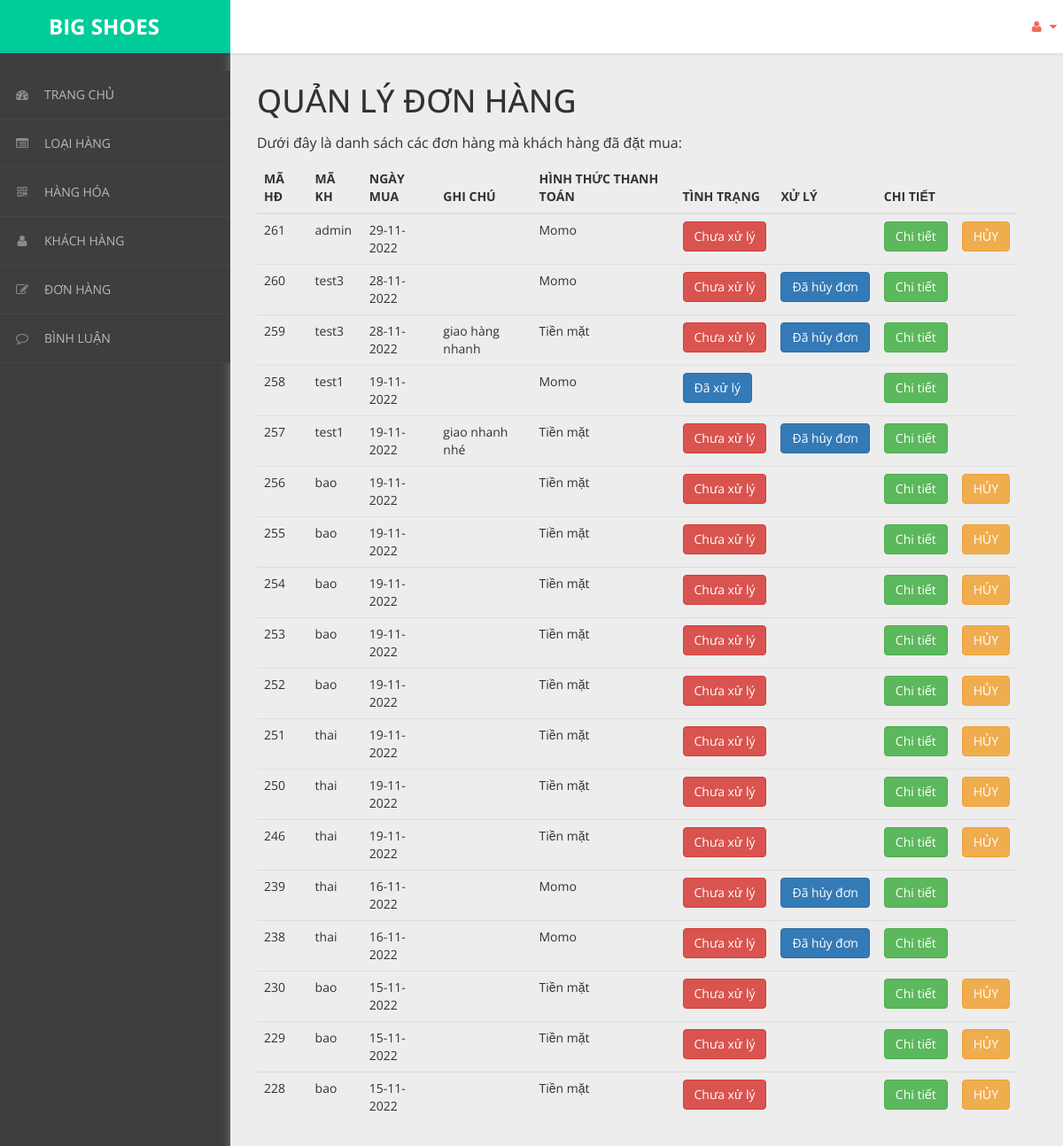
The app's page /admin/content/hoa-don/hoa-don-list.php with its own data.
### tables this page shows
CREATE TABLE `hoa_don` (
  `ma_hd` int(11) NOT NULL,
  `ngay_mua` varchar(20) NOT NULL,
  `ghi_chu` varchar(50) NOT NULL,
  `tinh_trang` varchar(20) NOT NULL DEFAULT '0',
  `ma_kh` varchar(50) NOT NULL,
  `thanh_toan` varchar(50) NOT NULL,
  `huy_don` int(11) NOT NULL,
  `ly_do` varchar(255) NOT NULL,
  `ma_ql` varchar(20) NOT NULL
);

### admin/dao/pdo.php (called while the page is built, shortened)
<?php
    function pdo_get_connection(){
        $pdo = new PDO("mysql:host=localhost;dbname=bigshoes",'root','');
        $pdo->setAttribute(PDO::ATTR_ERRMODE, PDO::ERRMODE_EXCEPTION);
        return $pdo;
    }
    function pdo_query($sql){
        $sql_args = array_slice(func_get_args(),1);
        try{
            $conn = pdo_get_connection();
            $stmt = $conn ->prepare($sql);
            $stmt -> execute($sql_args);
            $rows = $stmt -> fetchAll();
            return $rows;
        }catch(PDOException $e){
            throw $e;
        }finally{
            unset($conn);
        }
    }
    ?>

### admin/dao/hoa-don.php (called while the page is built, shortened)
<?php
require_once('pdo.php');
function hoa_don_select_all()
{
    $sql = "SELECT * FROM hoa_don ORDER BY ma_hd DESC";
    return pdo_query($sql);
}

### admin/content/hoa-don/hoa-don-list.php (the view, shortened to what this page needs)
<!DOCTYPE html>
<html xmlns="http://www.w3.org/1999/xhtml">
<head>
    <link href="../../../css/admin/css/bootstrap.css" rel="stylesheet" />
    <link href="../../../css/admin/css/font-awesome.css" rel="stylesheet" />
    <link href="../../../css/admin/css/custom-styles.css" rel="stylesheet" />
</head>
<body>
    <div id="wrapper">
        <nav class="navbar navbar-default top-navbar" role="navigation">
            <div class="navbar-header">
                <a class="navbar-brand" href="../../../../bigshoes/trang-chinh/" style="background:#00CC99;">
                    <strong style="margin-left: 40px;">BIG SHOES</strong></a>
            </div>
            <ul class="nav navbar-top-links navbar-right">
                <li class="dropdown">
                    <a class="dropdown-toggle" data-toggle="dropdown" href="#" aria-expanded="false">
                        <i class="fa fa-user fa-fw"></i> <i class="fa fa-caret-down"></i>
                    </a>
                </li>
            </ul>
        </nav>
        <nav class="navbar-default navbar-side" role="navigation">
            <div class="sidebar-collapse">
                <ul class="nav" id="main-menu">
                    <li>
                        <a href="../thong-ke/thong-ke-list.php"><i class="fa fa-dashboard"></i>TRANG CHỦ</a>
                    </li>
                    <li>
                        <a href="../loai-hang/loai-hang-list.php"><i class="fa fa-list-alt" aria-hidden="true"></i>LOẠI HÀNG</a>
                    </li>
                    <li>
                        <a href="../hang-hoa/hang-hoa-list.php"><i class="fa fa-qrcode"></i>HÀNG HÓA</a>
                    </li>
                    <li>
                        <a href="../khach-hang/khach-hang-list.php"><i class="fa fa-user"></i>KHÁCH HÀNG</a>
                    </li>
                    <li>
                        <a href="../hoa-don/hoa-don-list.php"><i class="fa fa-edit"></i>ĐƠN HÀNG</a>
                    </li>
                    <li>
                        <a href="../binh-luan/binh-luan-list.php"><i class="fa fa-comment-o" aria-hidden="true"></i>BÌNH LUẬN</a>
                    </li>
                </ul>
            </div>
        </nav>
        <div id="page-wrapper">
            <div class="header">
                <div class="page-header">
                    <h1>QUẢN LÝ ĐƠN HÀNG</h1>
                    <p>Dưới đây là danh sách các đơn hàng mà khách hàng đã đặt mua: </p>
                    <?php
                    require_once('../../dao/hoa-don.php');
                    extract($_REQUEST);
                    $items = hoa_don_select_all();
                    ?>
                    <table class="table table-hover">
                        <thead>
                            <tr>
                                <th>MÃ HĐ</th>
                                <th>MÃ KH</th>
                                <th>NGÀY MUA</th>
                                <th>GHI CHÚ</th>
                                <th>HÌNH THỨC THANH TOÁN</th>
                                <th>TÌNH TRẠNG</th>
                                <th>XỬ LÝ</th>
                                <th>CHI TIẾT</th>
                                <th></th>
                            </tr>
                        </thead>
                        <tbody>
                            <?php foreach ($items as $item) {
                                extract($item);
                            ?>
                                <tr>
                                    <td><?= $ma_hd ?></td>
                                    <td><?= $ma_kh ?></td>
                                    <td><?= $ngay_mua ?></td>
                                    <td><?= $ghi_chu ?></td>
                                    <td><?= $thanh_toan ?></td>
                                    <td>
                                        <a href="thanh-toan-gio-hang.php?ma_hd=<?= $ma_hd ?>">
                                            <?php
                                            if ($tinh_trang == 0) {
                                                echo '<button class="btn btn-danger name="thanh_toan">';
                                                echo "Chưa xử lý";
                                            } else {
                                                echo '<button class="btn btn-primary name ="thanh_toan">';
                                                echo "Đã xử lý";
                                            }
                                            ?>
                                            </button></a>
                                    </td>
                                    <td>
                                        <a href="huy-don-admin.php?ma_hd=<?= $ma_hd ?>">
                                            <?php
                                            if ($huy_don == 1) {
                                                echo '<button class="btn btn-danger name="thanh_toan">';
                                                echo "Xác nhận hủy đơn";
                                            } elseif ($huy_don == 2) {
                                                echo '<button class="btn btn-primary name ="thanh_toan">';
                                                echo "Đã hủy đơn";
                                            }
                                            ?>
                                            </button></a>
                                    </td>
                                    <td><a href="chi-tiet-hoa-don.php?ma_hd=<?= $ma_hd ?>&ma_kh=<?= $ma_kh ?>"><button class="btn btn-success">Chi tiết</button></a></td>
                                    <td>
                                        <?php
                                        if ($tinh_trang == 0 && $huy_don != 2) {
                                        ?>
                                            <a onclick="return confirm('Bạn có chắc muốn hủy đơn hàng')" href="ly-do.php?ma_hd=<?= $ma_hd ?>&ma_kh=<?= $ma_kh ?>">
                                                <button type="submit" class="btn btn-warning" name="btn_delete">HỦY</button></a>
                                        <?php
                                        }
                                        ?>
                                    </td>
                                </tr>
                            <?php } ?>
                        </tbody>
                    </table>
                </div>
            </div>
        </div>
    </div>
</body>
</html>

### css/admin/css/custom-styles.css (style rules this page uses)
body { font-family: 'Open Sans', sans-serif; background: #3E3E3E; }
#wrapper { width: 100%; }
#page-wrapper { padding: 15px 15px; min-height: 600px; background: #EDEDED; }
h1, .h1, h2, .h2, h3, .h3 { margin-top: 7px; margin-bottom: -5px; }
p { font-size:16px; line-height:25px; padding-top:20px; }
.navbar-side { z-index: 0; }
.navbar-side .nav > li > a > i { color: #8C8C8C;padding: 8px;width: 30px;text-align: center; }
.top-navbar { position: fixed; width: 100%; z-index: 300; -webkit-box-shadow: 0 3px 3px rgba(0, 0, 0, 0.05); -moz-box-shadow: 0 3px 3px rgba(0, 0, 0, 0.05); box-shadow: 0 3px 3px rgba(0, 0, 0, 0.05); }
.navbar-side { z-index: 1; position: fixed; width: 260px; top: 80px; }
#page-wrapper { position: relative; top: 55px; box-shadow: 0 0 10px #757575; -moz-box-shadow: 0 0 10px #757575; -webkit-box-shadow: 0 0 10px #757575; }
.page-header { margin: 0;border-bottom: 1px solid transparent;text-align: left;background-color: rgb(237, 237, 237);padding: 32px 22px 32px 0;color: #323232; }
.header { margin: 0 30px; }
.top-navbar { margin:0px; }
.top-navbar .navbar-brand { color: #fff;width: 260px;text-align: left;height: 60px;font-size: 24px;font-weight: 700;line-height: 30px;background: #F36A5A; }
.top-navbar .nav > li { position: relative; display: inline-block; margin: 0px; padding: 0px; }
.top-navbar .nav > li > a { position: relative; display: block; padding: 20px;color: #FFFFFF; margin: 0px; }
.sidebar-collapse , .sidebar-collapse .nav { background:none; }
.sidebar-collapse .nav { padding:0; }
.sidebar-collapse .nav > li > a { color: #B8B8B8; background:transparent; text-shadow:none; font-size: 14px; }
.sidebar-collapse > .nav > li > a { padding: 12px 10px; }
.sidebar-collapse > .nav > li { border-bottom: 1px solid rgba(107, 108, 109, 0.19); }
.navbar-side { border:none; background: #3E3E3E; }
.top-navbar { background: #FFFFFF; border-bottom:none; }
.top-navbar .nav > li > a > i { margin-right: 2px; }
.navbar-default { border:0px solid black; }
.navbar-header { background: transparent; }
.nav > li > a > i { margin-right:10px; color: rgb(243, 106, 90); }
@media (min-width:768px) { #page-wrapper { margin: 0 0 0 260px; padding: 0; min-height: 1200px; } }
@media (min-width:768px) { .navbar-side { width: 260px; z-index: 1; } }
@media (min-width:768px) { .navbar { border-radius: 0px; } }

### records on screen
hoa_don: ma_hd "261", ma_kh "admin", ngay_mua "29-11-2022", thanh_toan "Momo", tinh_trang "Chưa xử lý"
hoa_don: ma_hd "260", ma_kh "test3", ngay_mua "28-11-2022", thanh_toan "Momo", tinh_trang "Chưa xử lý", huy_don "Đã hủy đơn"
hoa_don: ma_hd "259", ma_kh "test3", ngay_mua "28-11-2022", ghi_chu "giao hàng nhanh", thanh_toan "Tiền mặt", tinh_trang "Chưa xử lý", huy_don "Đã hủy đơn"
hoa_don: ma_hd "258", ma_kh "test1", ngay_mua "19-11-2022", thanh_toan "Momo", tinh_trang "Đã xử lý"
hoa_don: ma_hd "257", ma_kh "test1", ngay_mua "19-11-2022", ghi_chu "giao nhanh nhé", thanh_toan "Tiền mặt", tinh_trang "Chưa xử lý", huy_don "Đã hủy đơn"
hoa_don: ma_hd "256", ma_kh "bao", ngay_mua "19-11-2022", thanh_toan "Tiền mặt", tinh_trang "Chưa xử lý"
hoa_don: ma_hd "255", ma_kh "bao", ngay_mua "19-11-2022", thanh_toan "Tiền mặt", tinh_trang "Chưa xử lý"
hoa_don: ma_hd "254", ma_kh "bao", ngay_mua "19-11-2022", thanh_toan "Tiền mặt", tinh_trang "Chưa xử lý"
hoa_don: ma_hd "253", ma_kh "bao", ngay_mua "19-11-2022", thanh_toan "Tiền mặt", tinh_trang "Chưa xử lý"
hoa_don: ma_hd "252", ma_kh "bao", ngay_mua "19-11-2022", thanh_toan "Tiền mặt", tinh_trang "Chưa xử lý"
hoa_don: ma_hd "251", ma_kh "thai", ngay_mua "19-11-2022", thanh_toan "Tiền mặt", tinh_trang "Chưa xử lý"
hoa_don: ma_hd "250", ma_kh "thai", ngay_mua "19-11-2022", thanh_toan "Tiền mặt", tinh_trang "Chưa xử lý"
hoa_don: ma_hd "246", ma_kh "thai", ngay_mua "19-11-2022", thanh_toan "Tiền mặt", tinh_trang "Chưa xử lý"
hoa_don: ma_hd "239", ma_kh "thai", ngay_mua "16-11-2022", thanh_toan "Momo", tinh_trang "Chưa xử lý", huy_don "Đã hủy đơn"
hoa_don: ma_hd "238", ma_kh "thai", ngay_mua "16-11-2022", thanh_toan "Momo", tinh_trang "Chưa xử lý", huy_don "Đã hủy đơn"
hoa_don: ma_hd "230", ma_kh "bao", ngay_mua "15-11-2022", thanh_toan "Tiền mặt", tinh_trang "Chưa xử lý"
hoa_don: ma_hd "229", ma_kh "bao", ngay_mua "15-11-2022", thanh_toan "Tiền mặt", tinh_trang "Chưa xử lý"
hoa_don: ma_hd "228", ma_kh "bao", ngay_mua "15-11-2022", thanh_toan "Tiền mặt", tinh_trang "Chưa xử lý"
